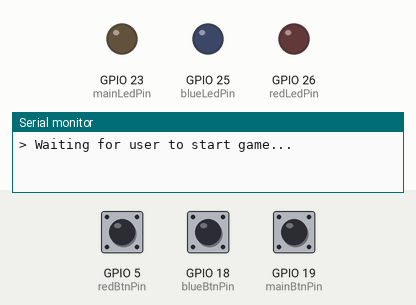
Simulated run of this sketch. Board: ESP32. On the bench: output pins drawn as LEDs (lit = HIGH), the last lines printed to the serial monitor. The test bench sets the inputs (shaded band); at power-on: GPIO 19 (mainBtnPin) HIGH, GPIO 5 (redBtnPin) HIGH, GPIO 18 (blueBtnPin) HIGH. Random numbers use the default seed unless the sketch sets one.

Above: at 1.2 s.
1.3 s: GPIO 19 (mainBtnPin) pulled LOW for 0.15 s
At 2.1 s:
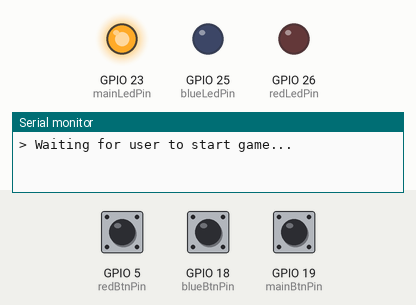
At 13.1 s:
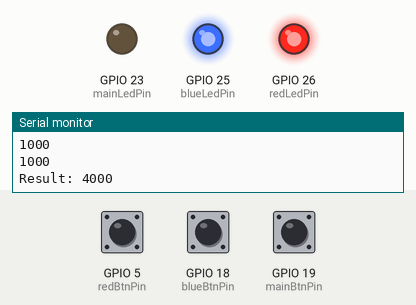
Timing chart, 0 to 14.2 s (numbered marks = the images above; inputs shaded):
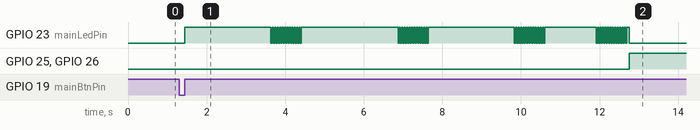

The sketch:

sketch_mar17a.ino
```cpp
// <>
#include <esp_system.h>
const int mainBtnPin = 19;
const int blueBtnPin = 18;
const int redBtnPin = 5;
const int mainLedPin = 23;
const int blueLedPin = 25;
const int redLedPin = 26;

enum State { WAITING_FOR_GAME,
             PLAYING,
             GAME_END };
const int totalGears = 4;
const int penaltyMs = 1000;
const int reactionWindowMs = 800;
const int jumpStartThresholdMs = 111;
const int debounceGracePeriodMs = 250;

int buttonPins[] = { mainBtnPin, blueBtnPin, redBtnPin };
int ledPins[] = { mainLedPin, blueLedPin, redLedPin };
int lastWinner = -1;  //* 0 for tie, 1 for blue, 2 for red
bool powerMainLed = false;
bool lastPressed;
unsigned long lastBlinkTimeMs;
int bluePlayerTimes[totalGears];
int redPlayerTimes[totalGears];
int gearTimings[totalGears];
int currentGearRunning;
unsigned long currentGearRunningTime;
unsigned long playerReactionTime;
bool shouldPress;
State currentState;

bool readButton(int buttonPin) {
  return (digitalRead(buttonPin) == LOW);  //* Button pressed: current LOW
}

void writeLed(int ledPin, bool value) {
  digitalWrite(ledPin, value ? HIGH : LOW);
}

void setup() {
  for (int i = 0; i < 3; i++) {
    pinMode(buttonPins[i], INPUT_PULLUP);
    pinMode(ledPins[i], OUTPUT);
  }
  randomSeed((uint32_t)esp_random());  // makes timings variable each reset
  Serial.begin(9600);
  Serial.println("> Waiting for user to start game...");
  currentState = WAITING_FOR_GAME;
  lastPressed = false;
}

void loop() {
  bool currPressed = readButton(mainBtnPin);

  switch (currentState) {
    case WAITING_FOR_GAME:
      writeLed(blueLedPin, false);
      writeLed(redLedPin, false);
      if (currPressed && !lastPressed) {  //? user just pressed the button
        lastPressed = currPressed;
        writeLed(mainLedPin, false);

      } else if (!currPressed && lastPressed) {  //? user just let go of the button
        currentState = PLAYING;
        lastPressed = currPressed;
        gearTimings[0] = random(2000, 4001);
        for (int i = 0; i < totalGears; i++) {
          gearTimings[i] = random(1000, 3001);
          bluePlayerTimes[i] = -1;
          redPlayerTimes[i] = -1;
        }

        lastBlinkTimeMs = millis();
        currentGearRunningTime = millis();
        currentGearRunning = 0;
        shouldPress = false;
        playerReactionTime = millis();
        writeLed(mainLedPin, true);
      }
      break;
    case PLAYING:
      {
        bool bluePlayer = readButton(blueBtnPin);
        bool redPlayer = readButton(redBtnPin);

        if (currentGearRunning >= totalGears) {
          currentState = GAME_END;
          int redResult = 0;
          for (int time : redPlayerTimes) {
            redResult += time;
          }

          int blueResult = 0;
          for (int time : bluePlayerTimes) {
            blueResult += time;
          }

          if (redResult < blueResult) {
            lastWinner = 2;
          } else if (redResult > blueResult) {
            lastWinner = 1;
          } else {
            lastWinner = 0;
          }

          Serial.println("Red player times: ");
          for (int score : redPlayerTimes) {
            Serial.print(score);
            Serial.println(" ");
          }
          Serial.print("Result: ");
            Serial.println(redResult);

          Serial.println("Blue player times: ");
          for (int score : bluePlayerTimes) {
            Serial.print(score);
            Serial.println(" ");
          }
          Serial.print("Result: ");
            Serial.println(blueResult);
          break;
        }

        //? blink main led when expecting a press
        if (millis() - lastBlinkTimeMs > 30 && shouldPress) {
          lastBlinkTimeMs = millis();
          powerMainLed = !powerMainLed;
          writeLed(mainLedPin, powerMainLed);
        }

        // waiting for next gear and activate it
        if (millis() - currentGearRunningTime > gearTimings[currentGearRunning]
            && !shouldPress) {
          shouldPress = true;
          playerReactionTime = millis();
        }

        // checks for "pressed too early"
        if (!shouldPress && redPlayer && millis() - currentGearRunningTime > debounceGracePeriodMs) {
          redPlayerTimes[currentGearRunning] = penaltyMs;
        }
        if (!shouldPress && bluePlayer && millis() - currentGearRunningTime > debounceGracePeriodMs) {
          bluePlayerTimes[currentGearRunning] = penaltyMs;
        }

        if (!shouldPress) break;  // early return case

        // check for jumpstart
        if (redPlayer && millis() - playerReactionTime < jumpStartThresholdMs) {
          redPlayerTimes[currentGearRunning] = penaltyMs;
        }
        if (bluePlayer && millis() - playerReactionTime < jumpStartThresholdMs) {
          bluePlayerTimes[currentGearRunning] = penaltyMs;
        }

        // adds current time if they didn't press too early
        if (redPlayer && redPlayerTimes[currentGearRunning] == -1) {
          redPlayerTimes[currentGearRunning] = millis() - playerReactionTime;
        }
        if (bluePlayer && bluePlayerTimes[currentGearRunning] == -1) {
          bluePlayerTimes[currentGearRunning] = millis() - playerReactionTime;
        }

        if (millis() - playerReactionTime >= reactionWindowMs
            || (redPlayerTimes[currentGearRunning] != -1 && bluePlayerTimes[currentGearRunning] != -1)) {  // current gear ends
          // checks for "didn't press"
          if (redPlayerTimes[currentGearRunning] == -1) {
            redPlayerTimes[currentGearRunning] = penaltyMs;
          }
          if (bluePlayerTimes[currentGearRunning] == -1) {
            bluePlayerTimes[currentGearRunning] = penaltyMs;
          }

          writeLed(mainLedPin, true);
          powerMainLed = false;
          currentGearRunning++;               // increase current gear
          currentGearRunningTime = millis();  // reset timer for gear switcher
          shouldPress = false;
        }
        break;
      }
    case GAME_END:
      writeLed(mainLedPin, false);
      if (lastWinner == 0) {  // tie, turn on both
        writeLed(redLedPin, true);
        writeLed(blueLedPin, true);
      } else {
        writeLed(lastWinner == 2 ? redLedPin : blueLedPin, true);
      }
      if (currPressed) {
        while (readButton(mainBtnPin)) {
          delay(1);
        }
        currentState = WAITING_FOR_GAME;
        lastPressed = false;
      }
      break;
  }
}
```

Measured:
- after the input at 1.3 s, GPIO 25 (blueLedPin), GPIO 26 (redLedPin): LOW → HIGH after 11.5 s
